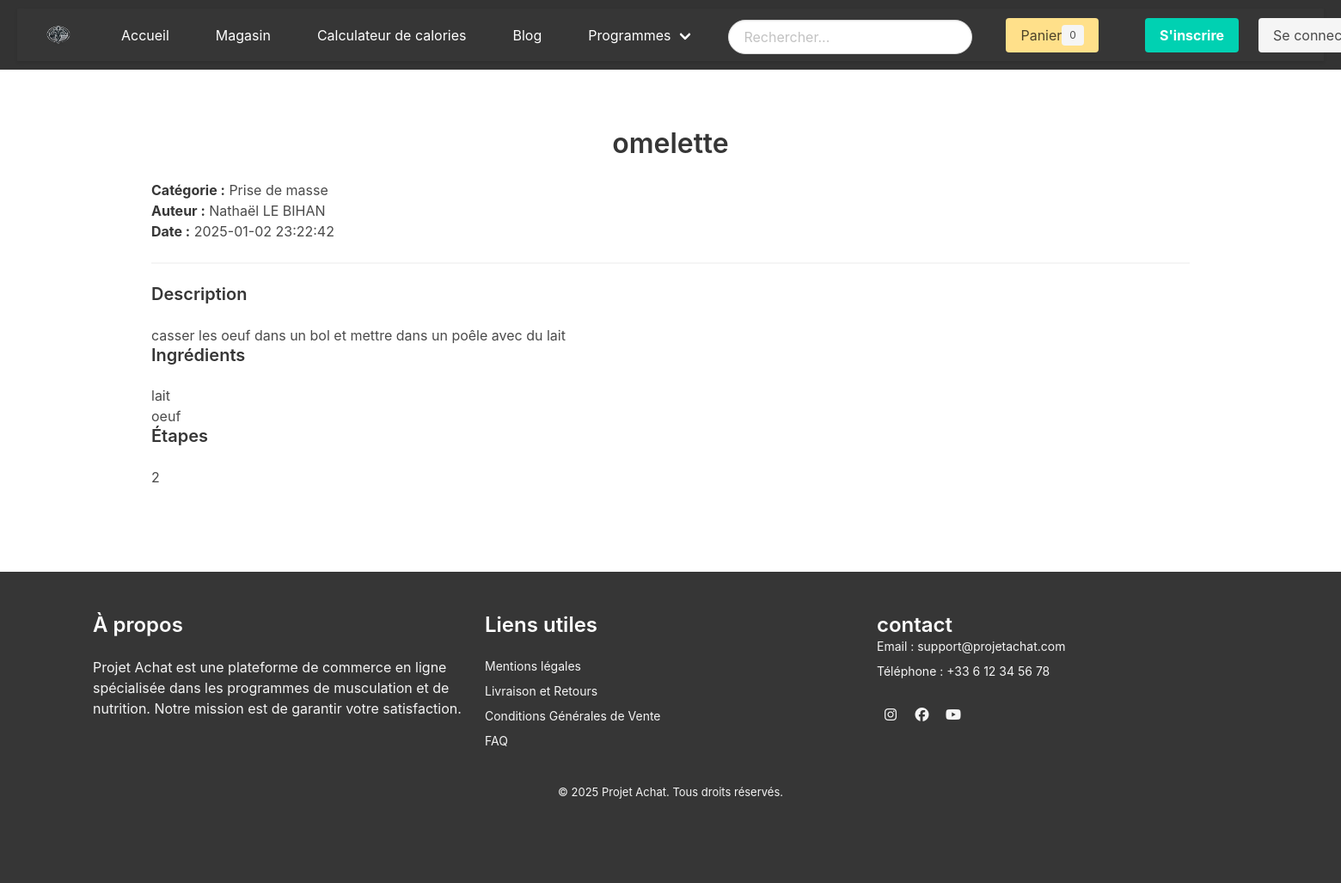
The page /pages/detail_recette.php?id=3 on the database its author committed.
### tables this page shows
CREATE TABLE IF NOT EXISTS `recettes` (
  `id_recette` int NOT NULL AUTO_INCREMENT,
  `titre` varchar(255) NOT NULL,
  `description` text NOT NULL,
  `categorie` enum('Prise de masse','Maintien','Sèche') NOT NULL,
  `ingredients` text NOT NULL,
  `etapes` text NOT NULL,
  `id_utilisateur` int NOT NULL,
  `date_creation` datetime DEFAULT CURRENT_TIMESTAMP,
  `image` varchar(255) DEFAULT NULL,
  PRIMARY KEY (`id_recette`),
  KEY `id_utilisateur` (`id_utilisateur`),
  CONSTRAINT `recettes_ibfk_1` FOREIGN KEY (`id_utilisateur`) REFERENCES `utilisateurs` (`id_utilisateur`) ON DELETE CASCADE
);

CREATE TABLE IF NOT EXISTS `utilisateurs` (
  `id_utilisateur` int NOT NULL AUTO_INCREMENT,
  `nom` varchar(100) NOT NULL,
  `prenom` varchar(100) NOT NULL,
  `email` varchar(150) NOT NULL,
  `mot_de_passe` varchar(255) NOT NULL,
  `role` enum('utilisateur','administrateur') DEFAULT 'utilisateur',
  `date_naissance` date DEFAULT NULL,
  `sexe` enum('Homme','Femme','Autre') DEFAULT NULL,
  `date_creation` timestamp NULL DEFAULT CURRENT_TIMESTAMP,
  PRIMARY KEY (`id_utilisateur`),
  UNIQUE KEY `email` (`email`)
);

### pages/detail_recette.php (the view, shortened to what this page needs)
<?php
include '../includes/header.php';
include '../config/db.php';
$id_recette = $_GET['id'] ?? null;
try {
    $stmt = $pdo->prepare("SELECT r.*, u.nom, u.prenom
                           FROM recettes r
                           JOIN utilisateurs u ON r.id_utilisateur = u.id_utilisateur
                           WHERE r.id_recette = ?");
    $stmt->execute([$id_recette]);
    $recette = $stmt->fetch();
} catch (PDOException $e) {
    die("Erreur lors de la récupération de la recette : " . $e->getMessage());
}
?>
<!DOCTYPE html>
<html lang="fr">
<head>
</head>
<body>
<main class="container">
    <section class="section">
        <h1 class="title"><?= htmlspecialchars($recette['titre']); ?></h1>
        <p><strong>Catégorie :</strong> <?= htmlspecialchars($recette['categorie']); ?></p>
        <p><strong>Auteur :</strong> <?= htmlspecialchars($recette['prenom'] . ' ' . $recette['nom']); ?></p>
        <p><strong>Date :</strong> <?= htmlspecialchars($recette['date_creation']); ?></p>
        <hr>
        <h2 class="title is-5">Description</h2>
        <p><?= htmlspecialchars($recette['description']); ?></p>
        <h2 class="title is-5">Ingrédients</h2>
        <p><?= nl2br(htmlspecialchars($recette['ingredients'])); ?></p>
        <h2 class="title is-5">Étapes</h2>
        <p><?= nl2br(htmlspecialchars($recette['etapes'])); ?></p>
    </section>
</main>
<?php include '../includes/footer.php'; ?>
</body>
</html>

### css/style.css (style rules this page uses)
body { font-family: Arial, sans-serif; margin: 0; padding: 0; }
main { padding: 20px; max-width: 800px; margin: auto; }
h1 { color: #ffffff; text-align: center; margin-bottom: 20px; }
section { margin-bottom: 30px; }
section h2 { color: #333; margin-bottom: 10px; font-size: 18px; }

### rows shown on the page
recettes: titre "omelette", categorie "Prise de masse", id_utilisateur.nom "Nathaël LE BIHAN", date_creation "2025-01-02 23:22:42", description "casser les oeuf dans un bol et mettre dans un poêle avec du lait", ingredients "lait oeuf", etapes "2"
